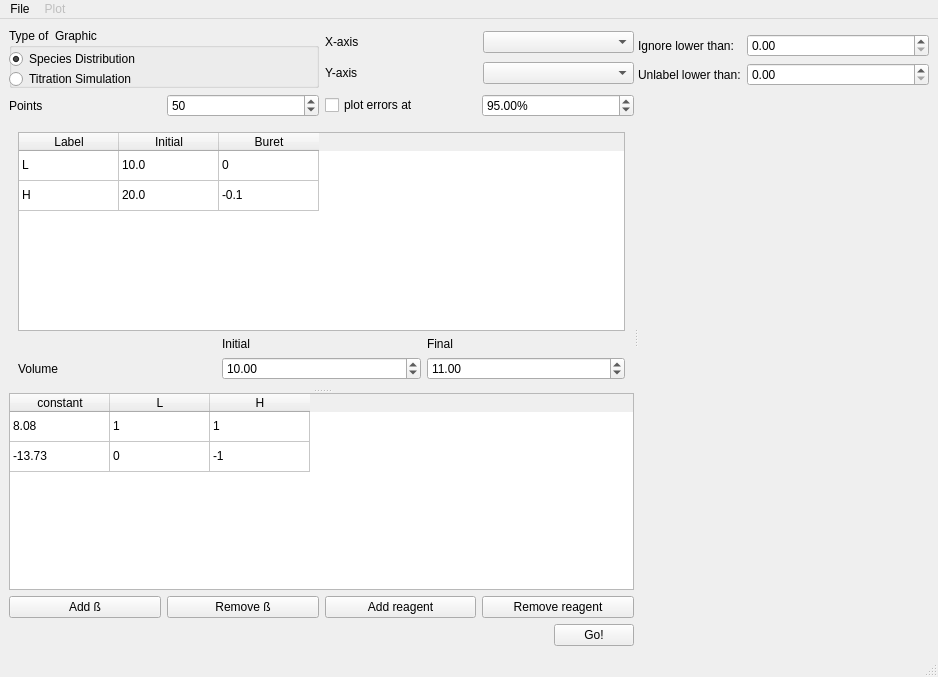
<?xml version="1.0" encoding="UTF-8"?>
<ui version="4.0">
 <class>QSi_Window</class>
 <widget class="QMainWindow" name="QSi_Window">
  <property name="geometry">
   <rect>
    <x>0</x>
    <y>0</y>
    <width>938</width>
    <height>677</height>
   </rect>
  </property>
  <property name="windowTitle">
   <string>MainWindow</string>
  </property>
  <widget class="QWidget" name="centralwidget">
   <layout class="QHBoxLayout" name="horizontalLayout_8">
    <item>
     <widget class="QSplitter" name="splitter_data">
      <property name="orientation">
       <enum>Qt::Horizontal</enum>
      </property>
      <widget class="QWidget" name="layoutWidget">
       <layout class="QVBoxLayout" name="verticalLayout_3">
        <item>
         <layout class="QHBoxLayout" name="horizontalLayout_7">
          <item>
           <layout class="QVBoxLayout" name="verticalLayout">
            <item>
             <widget class="QGroupBox" name="groupBox">
              <property name="minimumSize">
               <size>
                <width>180</width>
                <height>60</height>
               </size>
              </property>
              <property name="title">
               <string>Type of  Graphic</string>
              </property>
              <property name="checkable">
               <bool>false</bool>
              </property>
              <widget class="QRadioButton" name="rb_distri">
               <property name="enabled">
                <bool>true</bool>
               </property>
               <property name="geometry">
                <rect>
                 <x>0</x>
                 <y>20</y>
                 <width>163</width>
                 <height>22</height>
                </rect>
               </property>
               <property name="text">
                <string>Species Distribution</string>
               </property>
               <property name="checked">
                <bool>true</bool>
               </property>
              </widget>
              <widget class="QRadioButton" name="rb_simu">
               <property name="geometry">
                <rect>
                 <x>0</x>
                 <y>40</y>
                 <width>163</width>
                 <height>22</height>
                </rect>
               </property>
               <property name="text">
                <string>Titration Simulation</string>
               </property>
              </widget>
             </widget>
            </item>
           </layout>
          </item>
          <item>
           <layout class="QVBoxLayout" name="verticalLayout_2">
            <item>
             <layout class="QHBoxLayout" name="horizontalLayout_4">
              <item>
               <widget class="QLabel" name="label">
                <property name="text">
                 <string>X-axis</string>
                </property>
               </widget>
              </item>
              <item>
               <widget class="QComboBox" name="cb_Xaxis"/>
              </item>
             </layout>
            </item>
            <item>
             <layout class="QHBoxLayout" name="horizontalLayout_5">
              <item>
               <widget class="QLabel" name="label_2">
                <property name="text">
                 <string>Y-axis</string>
                </property>
               </widget>
              </item>
              <item>
               <widget class="QComboBox" name="cb_Yaxis"/>
              </item>
             </layout>
            </item>
           </layout>
          </item>
         </layout>
        </item>
        <item>
         <layout class="QHBoxLayout" name="horizontalLayout_2">
          <item>
           <widget class="QLabel" name="label_8">
            <property name="text">
             <string>Points</string>
            </property>
           </widget>
          </item>
          <item>
           <widget class="QSpinBox" name="sb_NPoints">
            <property name="minimum">
             <number>10</number>
            </property>
            <property name="maximum">
             <number>500</number>
            </property>
            <property name="value">
             <number>50</number>
            </property>
           </widget>
          </item>
          <item>
           <widget class="QCheckBox" name="cbPlotErrors">
            <property name="enabled">
             <bool>true</bool>
            </property>
            <property name="text">
             <string>plot errors at</string>
            </property>
           </widget>
          </item>
          <item>
           <widget class="QDoubleSpinBox" name="sbError">
            <property name="enabled">
             <bool>true</bool>
            </property>
            <property name="suffix">
             <string>%</string>
            </property>
            <property name="maximum">
             <double>100.000000000000000</double>
            </property>
            <property name="value">
             <double>95.000000000000000</double>
            </property>
           </widget>
          </item>
         </layout>
        </item>
        <item>
         <widget class="QSplitter" name="splitter">
          <property name="orientation">
           <enum>Qt::Vertical</enum>
          </property>
          <widget class="QStackedWidget" name="stackedWidget">
           <property name="locale">
            <locale language="English" country="UnitedKingdom"/>
           </property>
           <property name="currentIndex">
            <number>1</number>
           </property>
           <widget class="QWidget" name="page_simu">
            <layout class="QHBoxLayout" name="horizontalLayout_3">
             <item>
              <widget class="QTableWidget" name="table_species">
               <attribute name="verticalHeaderVisible">
                <bool>false</bool>
               </attribute>
               <attribute name="verticalHeaderCascadingSectionResizes">
                <bool>true</bool>
               </attribute>
               <row>
                <property name="text">
                 <string>1</string>
                </property>
               </row>
               <row>
                <property name="text">
                 <string>2</string>
                </property>
               </row>
               <column>
                <property name="text">
                 <string>Label</string>
                </property>
               </column>
               <column>
                <property name="text">
                 <string>Initial Titre</string>
                </property>
               </column>
               <column>
                <property name="text">
                 <string>Final Titre</string>
                </property>
               </column>
               <column>
                <property name="text">
                 <string>pX?</string>
                </property>
               </column>
               <item row="0" column="0">
                <property name="text">
                 <string>L</string>
                </property>
               </item>
               <item row="0" column="1">
                <property name="text">
                 <string>0.1</string>
                </property>
               </item>
               <item row="0" column="2">
                <property name="text">
                 <string>0.1</string>
                </property>
               </item>
               <item row="1" column="0">
                <property name="text">
                 <string>H</string>
                </property>
               </item>
               <item row="1" column="1">
                <property name="text">
                 <string>2</string>
                </property>
               </item>
               <item row="1" column="2">
                <property name="text">
                 <string>12</string>
                </property>
               </item>
              </widget>
             </item>
            </layout>
           </widget>
           <widget class="QWidget" name="page_titr">
            <layout class="QVBoxLayout" name="verticalLayout_5">
             <item>
              <widget class="QTableWidget" name="table_titration">
               <attribute name="verticalHeaderVisible">
                <bool>false</bool>
               </attribute>
               <attribute name="verticalHeaderCascadingSectionResizes">
                <bool>true</bool>
               </attribute>
               <row>
                <property name="text">
                 <string>1</string>
                </property>
               </row>
               <row>
                <property name="text">
                 <string>2</string>
                </property>
               </row>
               <column>
                <property name="text">
                 <string>Label</string>
                </property>
               </column>
               <column>
                <property name="text">
                 <string>Initial</string>
                </property>
               </column>
               <column>
                <property name="text">
                 <string>Buret</string>
                </property>
               </column>
               <item row="0" column="0">
                <property name="text">
                 <string>L</string>
                </property>
               </item>
               <item row="0" column="1">
                <property name="text">
                 <string>10.0</string>
                </property>
               </item>
               <item row="0" column="2">
                <property name="text">
                 <string>0</string>
                </property>
               </item>
               <item row="1" column="0">
                <property name="text">
                 <string>H</string>
                </property>
               </item>
               <item row="1" column="1">
                <property name="text">
                 <string>20.0</string>
                </property>
               </item>
               <item row="1" column="2">
                <property name="text">
                 <string>-0.1</string>
                </property>
               </item>
              </widget>
             </item>
             <item>
              <layout class="QGridLayout" name="gridLayout">
               <item row="0" column="1">
                <widget class="QLabel" name="label_4">
                 <property name="text">
                  <string>Initial</string>
                 </property>
                </widget>
               </item>
               <item row="0" column="2">
                <widget class="QLabel" name="label_5">
                 <property name="text">
                  <string>Final</string>
                 </property>
                </widget>
               </item>
               <item row="1" column="0">
                <widget class="QLabel" name="label_3">
                 <property name="text">
                  <string>Volume</string>
                 </property>
                </widget>
               </item>
               <item row="1" column="1">
                <widget class="QDoubleSpinBox" name="dsb_V0">
                 <property name="value">
                  <double>10.000000000000000</double>
                 </property>
                </widget>
               </item>
               <item row="1" column="2">
                <widget class="QDoubleSpinBox" name="dsb_Vf">
                 <property name="value">
                  <double>11.000000000000000</double>
                 </property>
                </widget>
               </item>
              </layout>
             </item>
            </layout>
           </widget>
          </widget>
          <widget class="QTableWidget" name="table_model">
           <property name="toolTip">
            <string>&lt;html&gt;&lt;head/&gt;&lt;body&gt;&lt;p&gt;Constants must be a float number representing the constant in log10 units in the format 12.13(4) where the number in parenthesis is optional and represents the error.&lt;/p&gt;&lt;/body&gt;&lt;/html&gt;</string>
           </property>
           <property name="selectionMode">
            <enum>QAbstractItemView::SingleSelection</enum>
           </property>
           <property name="cornerButtonEnabled">
            <bool>false</bool>
           </property>
           <attribute name="verticalHeaderVisible">
            <bool>false</bool>
           </attribute>
           <attribute name="verticalHeaderCascadingSectionResizes">
            <bool>true</bool>
           </attribute>
           <attribute name="verticalHeaderHighlightSections">
            <bool>true</bool>
           </attribute>
           <row>
            <property name="text">
             <string>1</string>
            </property>
           </row>
           <row>
            <property name="text">
             <string>2</string>
            </property>
           </row>
           <column>
            <property name="text">
             <string>constant</string>
            </property>
           </column>
           <column>
            <property name="text">
             <string>L</string>
            </property>
           </column>
           <column>
            <property name="text">
             <string>H</string>
            </property>
           </column>
           <item row="0" column="0">
            <property name="text">
             <string>8.08</string>
            </property>
           </item>
           <item row="0" column="1">
            <property name="text">
             <string>1</string>
            </property>
           </item>
           <item row="0" column="2">
            <property name="text">
             <string>1</string>
            </property>
           </item>
           <item row="1" column="0">
            <property name="text">
             <string>-13.73</string>
            </property>
           </item>
           <item row="1" column="1">
            <property name="text">
             <string>0</string>
            </property>
           </item>
           <item row="1" column="2">
            <property name="text">
             <string>-1</string>
            </property>
           </item>
          </widget>
         </widget>
        </item>
        <item>
         <layout class="QHBoxLayout" name="horizontalLayout">
          <item>
           <widget class="QPushButton" name="pb_addbeta">
            <property name="text">
             <string>Add ß</string>
            </property>
           </widget>
          </item>
          <item>
           <widget class="QPushButton" name="pb_removebeta">
            <property name="text">
             <string>Remove ß</string>
            </property>
           </widget>
          </item>
          <item>
           <widget class="QPushButton" name="pb_addreag">
            <property name="text">
             <string>Add reagent</string>
            </property>
           </widget>
          </item>
          <item>
           <widget class="QPushButton" name="pb_removereag">
            <property name="text">
             <string>Remove reagent</string>
            </property>
           </widget>
          </item>
         </layout>
        </item>
        <item>
         <layout class="QHBoxLayout" name="horizontalLayout_6">
          <item>
           <spacer name="horizontalSpacer">
            <property name="orientation">
             <enum>Qt::Horizontal</enum>
            </property>
            <property name="sizeHint" stdset="0">
             <size>
              <width>40</width>
              <height>20</height>
             </size>
            </property>
           </spacer>
          </item>
          <item>
           <widget class="QPushButton" name="pb_go">
            <property name="text">
             <string>Go!</string>
            </property>
           </widget>
          </item>
         </layout>
        </item>
       </layout>
      </widget>
      <widget class="QWidget" name="layoutWidget">
       <layout class="QVBoxLayout" name="verticalLayout_4">
        <item>
         <widget class="QWidget" name="widget_plot" native="true">
          <property name="sizePolicy">
           <sizepolicy hsizetype="Maximum" vsizetype="Preferred">
            <horstretch>0</horstretch>
            <verstretch>0</verstretch>
           </sizepolicy>
          </property>
          <property name="sizeIncrement">
           <size>
            <width>1</width>
            <height>1</height>
           </size>
          </property>
         </widget>
        </item>
        <item>
         <layout class="QFormLayout" name="formLayout">
          <item row="0" column="0">
           <widget class="QLabel" name="label_6">
            <property name="text">
             <string>Ignore lower than:</string>
            </property>
           </widget>
          </item>
          <item row="0" column="1">
           <widget class="QDoubleSpinBox" name="dsb_ignorelowerthan"/>
          </item>
          <item row="1" column="0">
           <widget class="QLabel" name="label_7">
            <property name="text">
             <string>Unlabel lower than:</string>
            </property>
           </widget>
          </item>
          <item row="1" column="1">
           <widget class="QDoubleSpinBox" name="dsb_unlabellowerthan"/>
          </item>
         </layout>
        </item>
        <item>
         <spacer name="verticalSpacer">
          <property name="orientation">
           <enum>Qt::Vertical</enum>
          </property>
          <property name="sizeHint" stdset="0">
           <size>
            <width>20</width>
            <height>40</height>
           </size>
          </property>
         </spacer>
        </item>
       </layout>
      </widget>
     </widget>
    </item>
   </layout>
  </widget>
  <widget class="QMenuBar" name="menubar">
   <property name="geometry">
    <rect>
     <x>0</x>
     <y>0</y>
     <width>938</width>
     <height>27</height>
    </rect>
   </property>
   <widget class="QMenu" name="menuFile">
    <property name="title">
     <string>File</string>
    </property>
    <addaction name="actionNew"/>
    <addaction name="actionOpen"/>
    <addaction name="actionSave"/>
    <addaction name="actionSave_as"/>
    <addaction name="separator"/>
    <addaction name="actionExport_Graph"/>
    <addaction name="actionExport_Data"/>
    <addaction name="separator"/>
    <addaction name="actionExit"/>
   </widget>
   <widget class="QMenu" name="menuPlot">
    <property name="enabled">
     <bool>false</bool>
    </property>
    <property name="title">
     <string>Plot</string>
    </property>
    <addaction name="actionPlot_unplot"/>
    <addaction name="actionAddittional_data"/>
   </widget>
   <addaction name="menuFile"/>
   <addaction name="menuPlot"/>
  </widget>
  <widget class="QStatusBar" name="statusbar"/>
  <action name="actionNew">
   <property name="text">
    <string>New</string>
   </property>
  </action>
  <action name="actionOpen">
   <property name="text">
    <string>Open</string>
   </property>
  </action>
  <action name="actionSave">
   <property name="text">
    <string>Save</string>
   </property>
  </action>
  <action name="actionSave_as">
   <property name="text">
    <string>Save as</string>
   </property>
  </action>
  <action name="actionExit">
   <property name="text">
    <string>Exit</string>
   </property>
  </action>
  <action name="actionPlot_unplot">
   <property name="enabled">
    <bool>false</bool>
   </property>
   <property name="text">
    <string>Plot/unplot</string>
   </property>
  </action>
  <action name="actionAddittional_data">
   <property name="text">
    <string>Addittional data</string>
   </property>
  </action>
  <action name="actionExport_Graph">
   <property name="text">
    <string>Export Graph</string>
   </property>
  </action>
  <action name="actionExport_Data">
   <property name="text">
    <string>Export Data</string>
   </property>
  </action>
 </widget>
 <resources/>
 <connections>
  <connection>
   <sender>actionExit</sender>
   <signal>activated()</signal>
   <receiver>QSi_Window</receiver>
   <slot>close()</slot>
   <hints>
    <hint type="sourcelabel">
     <x>-1</x>
     <y>-1</y>
    </hint>
    <hint type="destinationlabel">
     <x>297</x>
     <y>266</y>
    </hint>
   </hints>
  </connection>
 </connections>
</ui>
